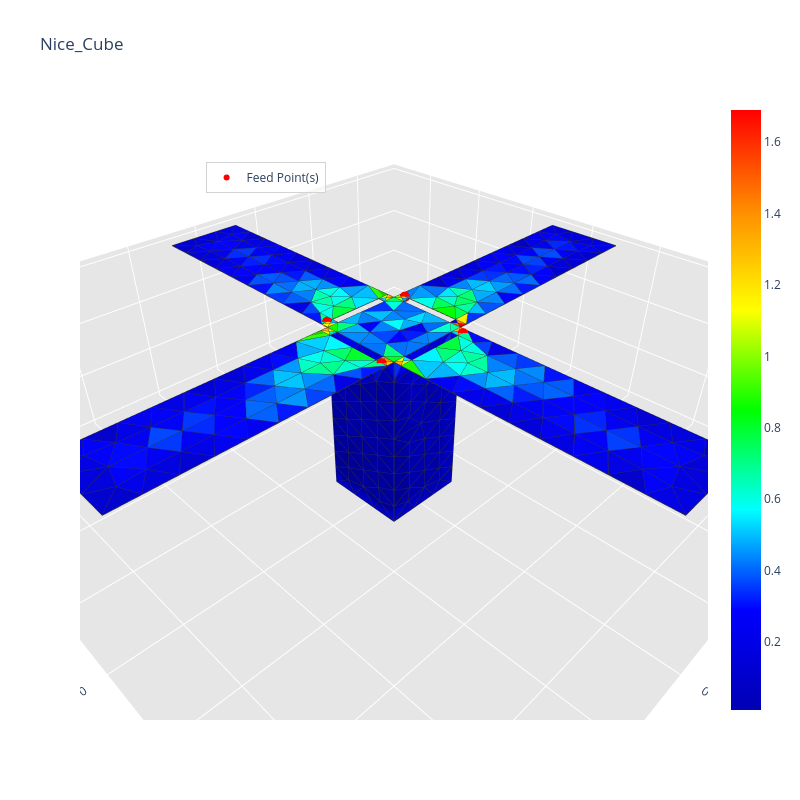

The notebook cell saved with this chart:
### Code cell
_ = radiation_algorithm(path, frequency, feed_point,
                        voltage_amplitude=voltage_amplitude, 
                        excitation_unit_vector=excitation_units_vector, 
                        gap_width=0.1*initial_mesh_size,
                        voltage_phase=phase,
                        show=True, save_image=True)

### Figure 1 — Plotly figure (JSON) as saved in the notebook; plotly's stock layout.template omitted (floating-point values rounded to 4 significant figures; data arrays with more than 128 entries replaced by an {"elided": "..."} marker saying what was removed)
{"data": [{"facecolor": {"elided": "708 str values"}, "i": {"elided": "708 int values"}, "j": {"elided": "708 int values"}, "k": {"elided": "708 int values"}, "name": "", "type": "mesh3d", "x": {"elided": "402 float values"}, "y": {"elided": "402 float values"}, "z": {"elided": "402 float values"}}, {"line": {"color": "rgb(50, 50, 50)", "width": 1.5}, "mode": "lines", "showlegend": false, "type": "scatter3d", "x": {"elided": "3540 float values"}, "y": {"elided": "3540 float values"}, "z": {"elided": "3540 float values"}}, {"hoverinfo": "none", "marker": {"color": [0.009734, 1.69], "colorscale": [[0, "rgb(0, 0, 180)"], [0.1667, "rgb(0, 0, 255)"], [0.3333, "rgb(0, 255, 255)"], [0.5, "rgb(0, 255, 0)"], [0.6667, "rgb(255, 255, 0)"], [0.8333, "rgb(255, 140, 0)"], [1, "rgb(255, 0, 0)"]], "showscale": true, "size": 0.1}, "mode": "markers", "showlegend": false, "type": "scatter3d", "x": [-0.05], "y": [-0.05], "z": [-0.3]}, {"marker": {"color": "red", "size": 6, "symbol": "circle"}, "mode": "markers+text", "name": "Feed Point(s)", "type": "scatter3d", "x": [0.06, -0.0425, -0.06, 0.0425], "y": [0.0425, 0.06, -0.0425, -0.06], "z": [0.0, 0.0, 0.0, 0.0]}], "layout": {"height": 800, "legend": {"bgcolor": "rgba(255,255,255,0.7)", "bordercolor": "lightgray", "borderwidth": 1, "x": 0.2, "xanchor": "left", "y": 0.9, "yanchor": "top"}, "scene": {"aspectratio": {"x": 1, "y": 1, "z": 0.3}, "camera": {"eye": {"x": 0.65, "y": 0.65, "z": 0.65}}, "xaxis": {"backgroundcolor": "rgb(230, 230, 230)", "gridcolor": "rgb(255, 255, 255)", "showbackground": true, "zerolinecolor": "rgb(255, 255, 255)"}, "yaxis": {"backgroundcolor": "rgb(230, 230, 230)", "gridcolor": "rgb(255, 255, 255)", "showbackground": true, "zerolinecolor": "rgb(255, 255, 255)"}, "zaxis": {"backgroundcolor": "rgb(230, 230, 230)", "gridcolor": "rgb(255, 255, 255)", "showbackground": true, "zerolinecolor": "rgb(255, 255, 255)"}}, "title": {"text": "Nice_Cube"}, "width": 800}}
